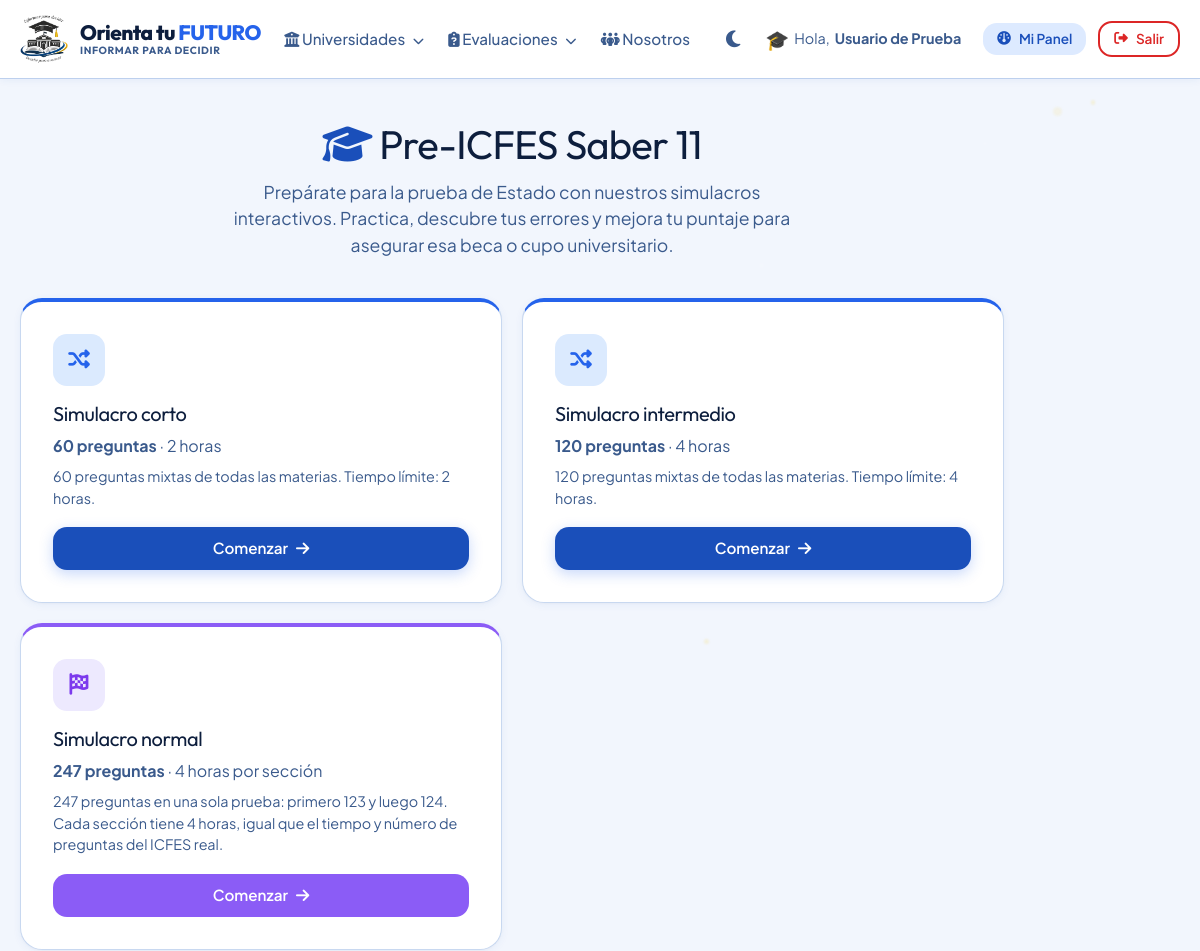
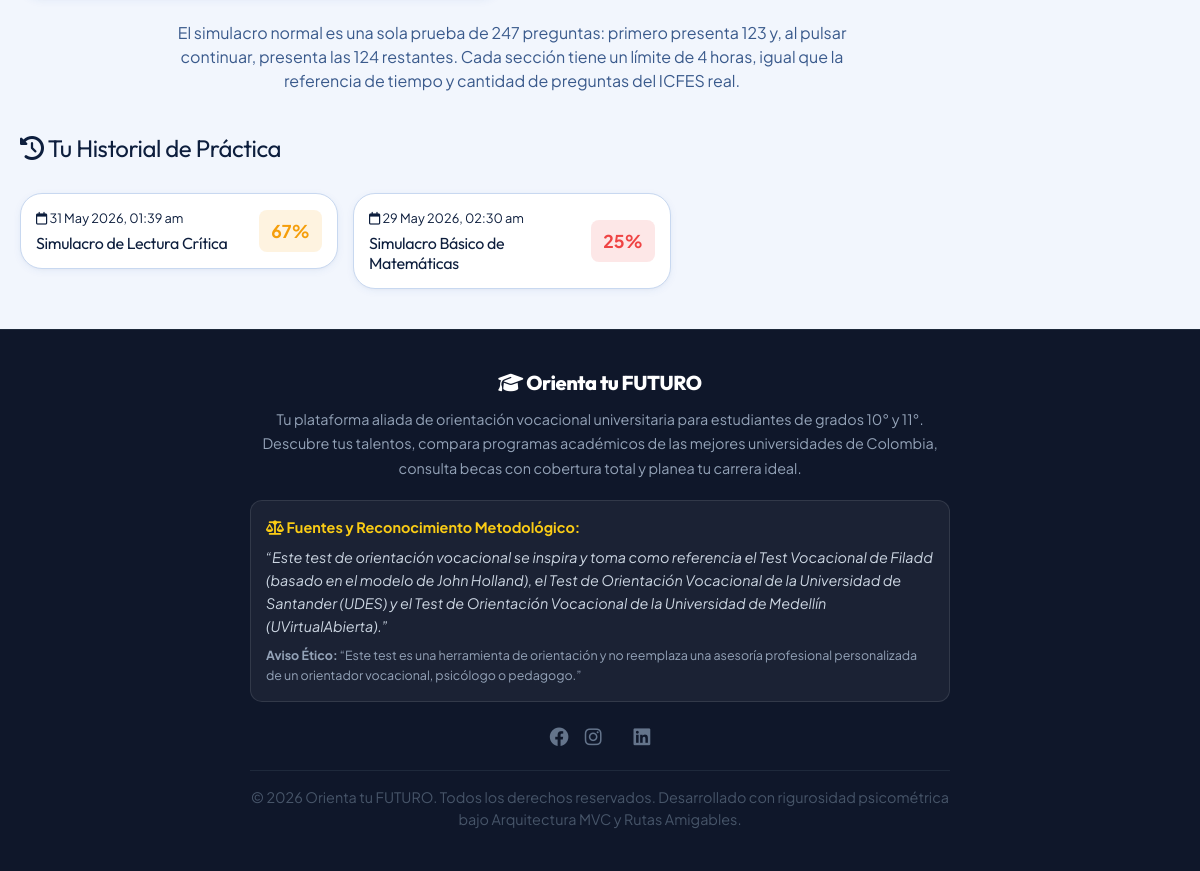
The app's page /simulacros/inicio (signed in) with its own data (2 pictures, top to bottom).
### tables this page shows
CREATE TABLE `simulacro_intentos` (
  `id_intento` int(11) NOT NULL,
  `id_usuario` int(11) NOT NULL,
  `id_simulacro` int(11) NOT NULL,
  `puntaje` int(11) NOT NULL,
  `fecha` timestamp NOT NULL DEFAULT current_timestamp()
);

CREATE TABLE `simulacros` (
  `id_simulacro` int(11) NOT NULL,
  `titulo` varchar(150) NOT NULL,
  `descripcion` text DEFAULT NULL,
  `materia` varchar(50) NOT NULL,
  `color` varchar(20) DEFAULT '#3b82f6',
  `icono` varchar(50) DEFAULT 'fa-solid fa-file-pen'
);

### controladores/controlador_simulacros.php (called while the page is built, shortened)
<?php
include_once "modelos/simulacro.php";
class ControladorSimulacros {
    public function inicio() {
        $modalidades = Simulacro::obtenerModalidadesAleatorias();
        $intentos = Simulacro::obtenerIntentosUsuario($_SESSION['usuario']['id']);
        include_once "vistas/simulacros/inicio.php";
    }
}
?>

### index.php (called while the page is built, shortened)
<?php
include_once("vistas/plantilla.php");
?>

### modelos/simulacro.php (called while the page is built, shortened)
<?php
class Simulacro {
    public static function obtenerModalidadesAleatorias() {
        return [
            'corto' => [
                'titulo' => 'Pre-ICFES aleatorio — Simulacro corto',
                'descripcion' => '60 preguntas mixtas de todas las materias. Tiempo límite: 2 horas.',
                'preguntas' => 60,
                'segundos' => 2 * 60 * 60,
                'duracion' => '2 horas'
            ],
            'intermedio' => [
                'titulo' => 'Pre-ICFES aleatorio — Simulacro intermedio',
                'descripcion' => '120 preguntas mixtas de todas las materias. Tiempo límite: 4 horas.',
                'preguntas' => 120,
                'segundos' => 4 * 60 * 60,
                'duracion' => '4 horas'
            ],
            'normal' => [
                'titulo' => 'Pre-ICFES aleatorio — Simulacro normal',
                'descripcion' => '247 preguntas en una sola prueba: primero 123 y luego 124. Cada sección tiene 4 horas, igual que el tiempo y número de preguntas del ICFES real.',
                'preguntas' => 247,
                'segundos' => 4 * 60 * 60,
                'duracion' => '4 horas por sección'
            ],
        ];
    }
    public static function obtenerIntentosUsuario($id_usuario) {
        $db = baseDatos::crearInstancia();
        $sql = "SELECT i.*, s.titulo, s.materia, s.color, s.icono
                FROM simulacro_intentos i
                JOIN simulacros s ON i.id_simulacro = s.id_simulacro
                WHERE i.id_usuario = ? ORDER BY i.fecha DESC";
        $consulta = $db->prepare($sql);
        $consulta->execute([$id_usuario]);
        return $consulta->fetchAll();
    }
}
?>

### vistas/simulacros/inicio.php (the view, shortened to what this page needs)
<?php $url_base = constant('URL_BASE'); ?>
<div class="container" style="padding: 40px 20px;">
    <div style="text-align: center; margin-bottom: 40px;">
        <h1 style="font-size: 2.5rem; margin-bottom: 10px; color: var(--text-primary);">
            <i class="fa-solid fa-graduation-cap" style="color: var(--primary);"></i> Pre-ICFES Saber 11
        </h1>
        <p style="color: var(--text-secondary); font-size: 1.1rem; max-width: 600px; margin: 0 auto;">
            Prepárate para la prueba de Estado con nuestros simulacros interactivos. Practica, descubre tus errores y mejora tu puntaje para asegurar esa beca o cupo universitario.
        </p>
    </div>
    <div class="preicfes-mode-grid" style="display: grid; grid-template-columns: repeat(2, minmax(0, 1fr)); gap: 20px; margin-bottom: 40px;">
        <?php foreach ($modalidades as $clave => $modalidad): ?>
            <?php $es_normal = $clave === 'normal'; ?>
            <a href="<?php echo $url_base; ?>simulacros/resolver?modo=aleatorio&modalidad=<?php echo urlencode($clave); ?>" class="card-premium preicfes-mode-card" style="border-top: 4px solid <?php echo $es_normal ? '#8b5cf6' : '#2563eb'; ?>; text-decoration: none; color: inherit;">
                <span class="preicfes-mode-icon" style="background: <?php echo $es_normal ? '#ede9fe' : '#dbeafe'; ?>; color: <?php echo $es_normal ? '#7c3aed' : '#2563eb'; ?>;"><i class="fa-solid <?php echo $es_normal ? 'fa-flag-checkered' : 'fa-shuffle'; ?>"></i></span>
                <h2 style="font-size: 1.25rem; margin: 15px 0 8px;"><?php echo htmlspecialchars(str_replace('Pre-ICFES aleatorio — ', '', $modalidad['titulo'])); ?></h2>
                <p style="color: var(--text-secondary); margin: 0 0 8px;"><strong><?php echo $modalidad['preguntas']; ?> preguntas</strong> · <?php echo htmlspecialchars($modalidad['duracion']); ?></p>
                <p style="color: var(--text-secondary); margin: 0 0 18px; font-size: .9rem;"><?php echo htmlspecialchars($modalidad['descripcion']); ?></p>
                <span class="btn <?php echo $es_normal ? '' : 'btn-primary'; ?>" style="width: 100%; <?php echo $es_normal ? 'background: #8b5cf6; color: white;' : ''; ?>">Comenzar <i class="fa-solid fa-arrow-right"></i></span>
            </a>
        <?php endforeach; ?>
    </div>
    <p style="text-align: center; color: var(--text-secondary); margin: -18px auto 40px; max-width: 720px;">
        El simulacro normal es una sola prueba de 247 preguntas: primero presenta 123 y, al pulsar continuar, presenta las 124 restantes. Cada sección tiene un límite de 4 horas, igual que la referencia de tiempo y cantidad de preguntas del ICFES real.
    </p>
    <?php if (!empty($intentos)): ?>
        <h2 style="font-size: 1.5rem; margin-bottom: 20px; border-bottom: 2px solid var(--border); padding-bottom: 10px;">
            <i class="fa-solid fa-clock-rotate-left"></i> Tu Historial de Práctica
        </h2>
        <div style="display: grid; grid-template-columns: repeat(auto-fill, minmax(250px, 1fr)); gap: 15px;">
            <?php foreach ($intentos as $intento): ?>
                <?php
                    $puntaje = $intento['puntaje'];
                    $color_puntaje = $puntaje >= 80 ? '#10b981' : ($puntaje >= 60 ? '#f59e0b' : '#ef4444');
                ?>
                <a href="<?php echo $url_base; ?>simulacros/resultado?id=<?php echo $intento['id_intento']; ?>" style="text-decoration: none; color: inherit;">
                    <div class="card-premium" style="padding: 15px; display: flex; align-items: center; justify-content: space-between; transition: transform 0.2s;">
                        <div>
                            <div style="font-size: 0.8rem; color: var(--text-muted); margin-bottom: 5px;">
                                <i class="fa-regular fa-calendar"></i> <?php echo date('d M Y, h:i a', strtotime($intento['fecha'])); ?>
                            </div>
                            <h4 style="margin: 0; font-size: 1rem;"><?php echo htmlspecialchars($intento['titulo']); ?></h4>
                        </div>
                        <div style="background-color: <?php echo $color_puntaje; ?>20; color: <?php echo $color_puntaje; ?>; padding: 8px 12px; border-radius: 8px; font-weight: 700; font-size: 1.1rem;">
                            <?php echo $puntaje; ?>%
                        </div>
                    </div>
                </a>
            <?php endforeach; ?>
        </div>
    <?php endif; ?>
</div>

### recursos/css/miestilo.css (style rules this page uses)
:root { --bg-main: #f2f6fd; --bg-card: #ffffff; --bg-navbar: rgba(255, 255, 255, 0.96); --bg-section: #e8f0fa; --text-primary: #0d1e3d; --text-secondary: #3a5a8c; --primary: #1a4fba; --primary-light: #ddeaff; --primary-hover: #0f3a9e; --accent: #eab308; --accent-light: #fef9c3; --success: #059669; --warning: #d97706; --danger: #dc2626; --border-color: #bdd0ee; --font-sans: 'Plus Jakarta Sans', -apple-system, sans-serif; --font-heading: 'Outfit', sans-serif; --shadow-sm: 0 1px 3px rgba(26, 79, 186, 0.08); --shadow-md: 0 4px 12px rgba(26, 79, 186, 0.10), 0 1px 4px rgba(0,0,0,0.04); --shadow-lg: 0 10px 30px rgba(26, 79, 186, 0.12), 0 4px 10px rgba(0,0,0,0.06); --shadow-premium: 0 20px 40px rgba(26, 79, 186, 0.14), 0 8px 16px rgba(0,0,0,0.05); --radius-sm: 8px; --radius-md: 14px; --radius-lg: 22px; --radius-full: 9999px; --transition: all 0.3s cubic-bezier(0.4, 0, 0.2, 1); }
* { margin: 0; padding: 0; box-sizing: border-box; }
body { background-color: var(--bg-main); color: var(--text-primary); font-family: var(--font-sans); line-height: 1.6; overflow-x: hidden; transition: background-color 0.4s ease, color 0.3s ease; }
h1, h2, h3, h4, h5, h6 { font-family: var(--font-heading); font-weight: 700; letter-spacing: -0.02em; line-height: 1.25; }
a { color: var(--primary); text-decoration: none; transition: var(--transition); }
.btn { display: inline-flex; align-items: center; justify-content: center; padding: 10px 24px; font-size: 0.95rem; font-weight: 600; border-radius: var(--radius-md); cursor: pointer; transition: var(--transition); border: none; gap: 8px; }
.btn-primary { background-color: var(--primary); color: white; box-shadow: 0 4px 14px rgba(37, 99, 235, 0.25); }
.layout-container { min-height: 100vh; display: flex; flex-direction: column; }
.card-premium { background-color: var(--bg-card); border-radius: var(--radius-lg); border: 1px solid var(--border-color); box-shadow: var(--shadow-premium); padding: 32px; transition: var(--transition); }
[data-theme="light"] body { background-color: #f2f6fd; }
[data-theme="light"] .card, [data-theme="light"] .card-premium, [data-theme="light"] .filter-sidebar, [data-theme="light"] .chart-container, [data-theme="light"] .question-card, [data-theme="light"] .auth-card, [data-theme="light"] .map-card-container { background: #ffffff; border-color: #c8d8f0; box-shadow: 0 2px 8px rgba(26,79,186,0.06), 0 1px 3px rgba(0,0,0,0.03); }
.card, .card-premium, .bento-card, .list-item-fav, .question-card, .auth-card, .feature-card, .map-card-container, .filter-sidebar, .chart-container { position: relative; overflow: hidden; --glow-x: 50%; --glow-y: 50%; --glow-opacity: 0; transition: transform 0.35s cubic-bezier(0.23, 1, 0.32, 1), box-shadow 0.35s cubic-bezier(0.23, 1, 0.32, 1), border-color 0.35s ease; }
.card::before, .card-premium::before, .bento-card::before, .list-item-fav::before, .question-card::before, .auth-card::before, .feature-card::before, .map-card-container::before, .filter-sidebar::before, .chart-container::before { content: ''; position: absolute; top: 0; left: 0; right: 0; bottom: 0; background: radial-gradient( circle 160px at var(--glow-x) var(--glow-y), rgba(37, 99, 235, 0.13) 0%, rgba(250, 204, 21, 0.06) 50%, transparent 70% ); opacity: var(--glow-opacity); transition: opacity 0.4s ease; pointer-events: none; z-index: 0; border-radius: inherit; }
.btn, [class*="btn-"] { position: relative; overflow: hidden; isolation: isolate; }
.btn::after { content: ''; position: absolute; inset: 0; background: radial-gradient( circle at var(--btn-gx, 50%) var(--btn-gy, 50%), rgba(255,255,255,0.15) 0%, transparent 65% ); opacity: 0; transition: opacity 0.3s ease; pointer-events: none; }

### vistas/simulacros/inicio.php (style rules this page uses)
.preicfes-mode-icon { width: 52px; height: 52px; border-radius: 14px; display: inline-flex; align-items: center; justify-content: center; font-size: 1.35rem; }
.preicfes-mode-card { min-height: 245px; display: flex; flex-direction: column; transition: transform .2s ease, box-shadow .2s ease; }
.preicfes-mode-card .btn { margin-top: auto; }

### records on screen
simulacro_intentos: fecha "31 May 2026, 01:39 am", id_simulacro.titulo "Simulacro de Lectura Crítica", puntaje "67"
simulacro_intentos: fecha "29 May 2026, 02:30 am", id_simulacro.titulo "Simulacro Básico de Matemáticas", puntaje "25"

### other values on screen
$emoji "🎓"
$_SESSION['usuario']['nombre'] "Usuario de Prueba"
str_replace('Pre-ICFES aleatorio — ', '', $modalidad['titulo']) "Simulacro corto"
$modalidad['preguntas'] "60"
$modalidad['duracion'] "2 horas"
$modalidad['descripcion'] "60 preguntas mixtas de todas las materias. Tiempo límite: 2 horas."
str_replace('Pre-ICFES aleatorio — ', '', $modalidad['titulo']) "Simulacro intermedio"
$modalidad['preguntas'] "120"
$modalidad['duracion'] "4 horas"
$modalidad['descripcion'] "120 preguntas mixtas de todas las materias. Tiempo límite: 4 horas."
str_replace('Pre-ICFES aleatorio — ', '', $modalidad['titulo']) "Simulacro normal"
$modalidad['preguntas'] "247"
$modalidad['duracion'] "4 horas por sección"
$modalidad['descripcion'] "247 preguntas en una sola prueba: primero 123 y luego 124. Cada sección tiene 4 horas, igual que el tiempo y número de preguntas del ICFES real."
